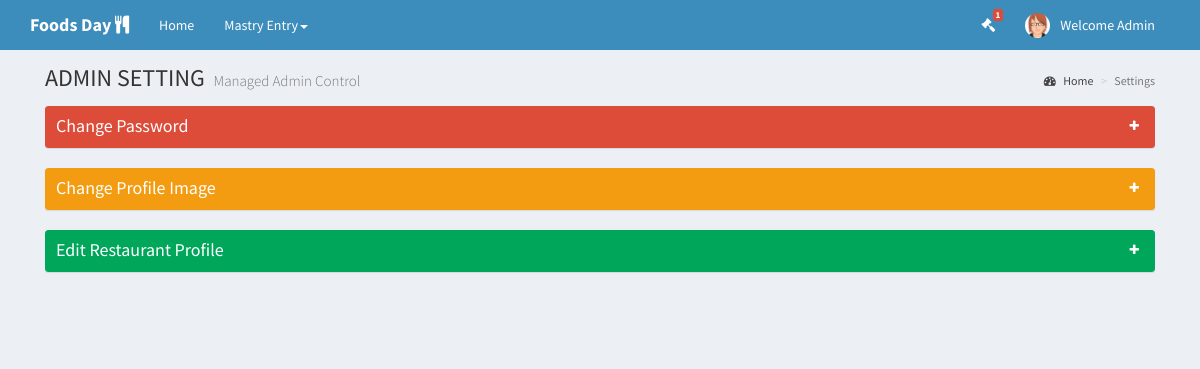
Screenshot of /project/royalfood/admin/changepassword.php (signed in) with the database file from the repository.
### tables this page shows
CREATE TABLE IF NOT EXISTS `tbl_companydetails` (
  `company_id` int(11) NOT NULL,
  `company_name` varchar(50) NOT NULL,
  `company_address` varchar(500) NOT NULL,
  `company_email` varchar(50) NOT NULL,
  `company_mobile` varchar(50) NOT NULL,
  `company_landline` varchar(50) NOT NULL,
  `company_website` varchar(50) NOT NULL,
  `company_type` varchar(50) NOT NULL,
  `company_service` varchar(50) NOT NULL,
  `company_logo` varchar(150) NOT NULL
);

CREATE TABLE IF NOT EXISTS `tbl_adminlogindetails` (
  `userid` int(11) NOT NULL,
  `username` varchar(50) NOT NULL,
  `password` varchar(50) NOT NULL,
  `userimage` varchar(150) NOT NULL
);

### project/royalfood/admin/changepassword.php (the view, shortened to what this page needs)
<?php
require_once __DIR__ . DIRECTORY_SEPARATOR . 'dbconfig.php';
?>
<!DOCTYPE html>
<html>
  <head>
    <link href="../bootstrap/css/bootstrap.min.css" rel="stylesheet" type="text/css" />
    <link href="../font-awesome-4.4.0/css/font-awesome.min.css" rel="stylesheet" type="text/css" />
    <link href="../css/ionicons.min.css" rel="stylesheet" type="text/css" />
    <link href="../dist/css/AdminLTE.min.css" rel="stylesheet" type="text/css" />
    <link href="../dist/css/skins/_all-skins.min.css" rel="stylesheet" type="text/css" />
  </head>
  <body class="skin-blue layout-top-nav">
    <div class="wrapper">
      <?php
        include 'header.php';
      ?>
      <div class="content-wrapper">
        <div class="container">
          <section class="content-header">
          <h1>
            ADMIN SETTING
            <small>Managed Admin Control</small>
          </h1>
          <ol class="breadcrumb">
            <li><a href="admin_dashboard.php"><i class="fa fa-dashboard"></i> Home</a></li>
            <li class="active">Settings</li>
          </ol>
        </section>
         <section class="content">
            <div class="box box-danger collapsed-box box-solid">
                <div class="box-header with-border">
                  <h3 class="box-title">Change Password</h3>
                  <div class="box-tools pull-right">
                    <button class="btn btn-box-tool" data-widget="collapse"><i class="fa fa-plus"></i></button>
                  </div>
                  </div>
                </div>
                 <div class="box box-warning collapsed-box box-solid">
                <div class="box-header with-border">
                  <h3 class="box-title">Change Profile Image</h3>
                  <div class="box-tools pull-right">
                    <button class="btn btn-box-tool" data-widget="collapse"><i class="fa fa-plus"></i></button>
                  </div>
                  </div>
             </div>
             <div class="box box-success collapsed-box box-solid">
                <div class="box-header with-border">
                  <h3 class="box-title"> Edit Restaurant Profile </h3>
                  <div class="box-tools pull-right">
                    <button class="btn btn-box-tool" data-widget="collapse"><i class="fa fa-plus"></i></button>
                  </div>
                  </div>
             </div>
              </section>
           </div>
         </div>
      </div>
  </body>
</html>

### project/royalfood/admin/header.php (shortened to what this page needs)
<header class="main-header">
        <nav class="navbar navbar-static-top">
          <div class="container">
            <div class="navbar-header">
                <?php
                          $query='select * from  tbl_companydetails';
                          foreach ($conn->query($query) as $row){
                          ?>
                <a href="admin_dashboard.php" class="navbar-brand"><b><?php echo $row['company_name']; ?></b>&nbsp;<i class="fa  fa-cutlery"></i></a>
                <?php } ?>
            </div>
            <div class="collapse navbar-collapse pull-left" id="navbar-collapse">
              <ul class="nav navbar-nav">
                <li class="active"><a href="admin_dashboard.php">Home <span class="sr-only">(current)</span></a></li>
                <li class="dropdown">
                  <a href="#" class="dropdown-toggle" data-toggle="dropdown">Mastry Entry<span class="caret"></span></a>
                </li>
              </ul>
            </div>
              <div class="navbar-custom-menu">
                <ul class="nav navbar-nav">
                  <li class="dropdown tasks-menu">
                    <a href="customerorder.php">
                      <i class="fa fa-gavel"></i>
                      <span class="label label-danger">
                          <?php
                          $count=0;
                            $cntquery="select count(*) as count from tbl_customerdetails where customerstatus='New'";
                            foreach ($conn->query($cntquery) as $cntrow){
                                $count=$cntrow['count'];
                            }
                          ?>
                          <?php echo $count;?>
                      </span></a>
                  </li>
                  <li class="dropdown user user-menu">
                      <?php
                    $query="select userimage from tbl_adminlogindetails where userid='".$_SESSION['userid']."'";
                    foreach ($conn->query($query) as $row){
                    ?>
                    <a href="#" class="dropdown-toggle" data-toggle="dropdown">
                      <img src="../userimage/<?php echo $row['userimage'] ?>" class="user-image" alt="User Image" />
                      <span class="hidden-xs">Welcome Admin</span>
                    </a>
                    <?php } ?>
                  </li>
                </ul>
              </div>
          </div>
        </nav>
      </header>

### rows the page displays
tbl_companydetails: company_name "Foods Day"
tbl_adminlogindetails: userimage (picture)

### other values shown
$count "1"
